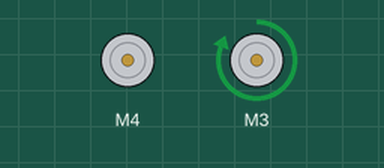
Bench run of a sketch on a simulated Arduino Uno, built with avr-gcc and run on an emulated ATmega328P. Shown: 2 × DC motor (green arrow = forward, orange = backward, longer = faster). What the sketch prints to the serial monitor is not drawn.

Above: at 0.1 s.
Timing chart, 0 to 1.6 s (numbered marks = the images above):
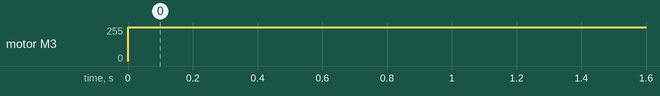

The sketch:

MotoresEsteiraTeste.ino
```cpp
#include <AFMotor.h>

AF_DCMotor motorA(4);
AF_DCMotor motorB(3);

void setup() {
  // Setup code here, to run once:
  motorA.setSpeed(255); // Valor da velocidade entre 0 e 255
  motorB.setSpeed(255);
  Serial.begin(9600);
}

void loop() {
  // Main code here, to run repeatedly:
  //motorA.run(FORWARD); // Código para ligar o motor. BACKWARD e FORWARD
  motorB.run(FORWARD);
  Serial.println("Motores Ligados");
  delay(5000); // Delay em milisegundos


}
```

Measured:
- by itself, motor M3: stopped → forward 255/255 at 0.00 s
